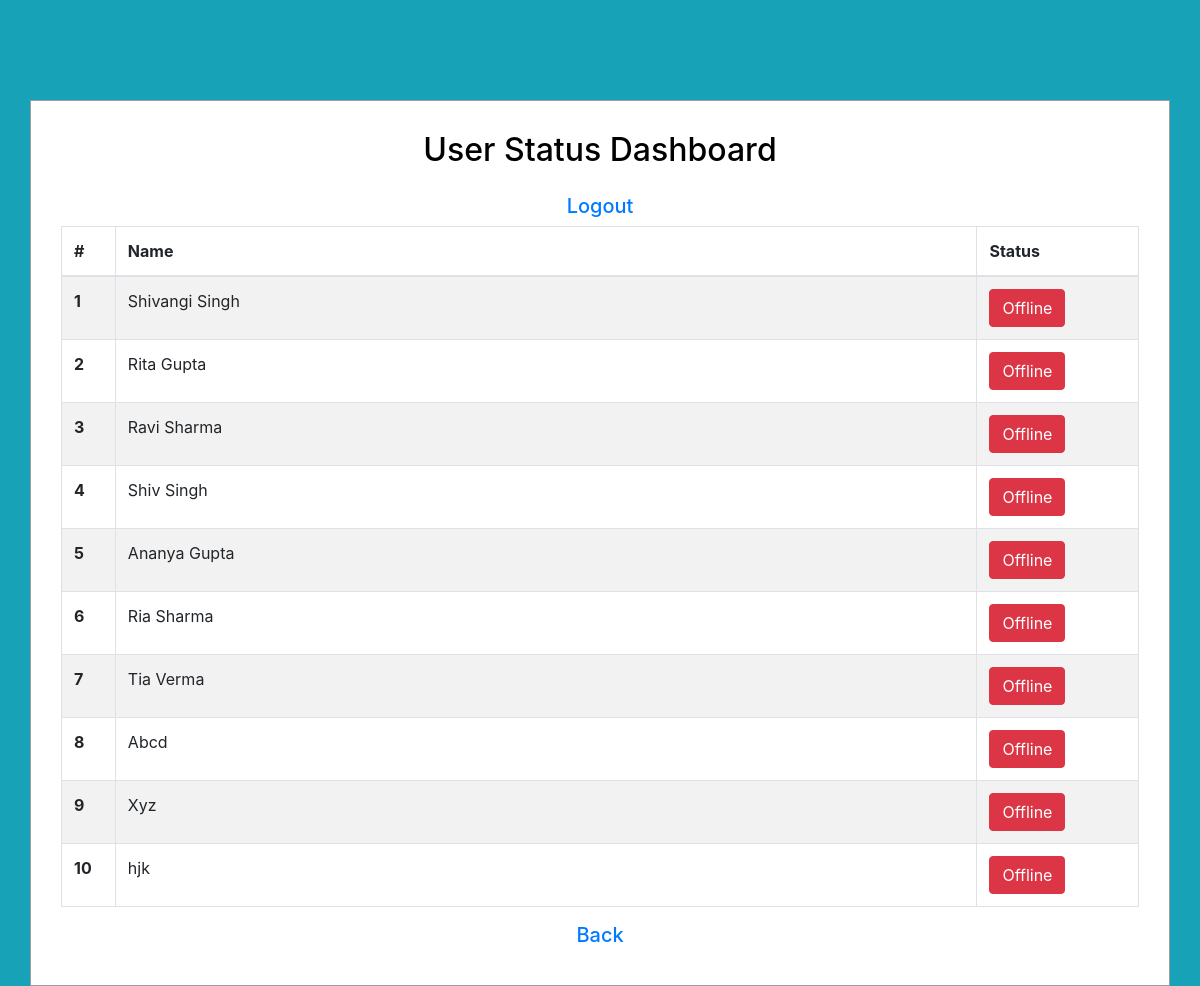
Screenshot of /dashboard.php (signed in) with the database file from the repository.
### tables this page shows
CREATE TABLE `user` (
  `id` int(15) NOT NULL,
  `name` varchar(50) NOT NULL,
  `username` varchar(50) NOT NULL,
  `email` varchar(50) NOT NULL,
  `password` varchar(50) NOT NULL,
  `status` bigint(20) NOT NULL
);

### dashboard.php (the view, shortened to what this page needs)
<?php
include('connect.php');
$res=mysqli_query($con,"select * from user");
?>
<!DOCTYPE html>
<html lang="en">
   <head>
      <link href="//maxcdn.bootstrapcdn.com/bootstrap/4.1.1/css/bootstrap.min.css" rel="stylesheet" id="bootstrap-css">
   </head>
   <body>
      <div class="container">
         <h2 class="text-center text-info">User Status Dashboard</h2>
		 <h5 class="text-center text-info"><a href="logout.php">Logout</a></h5>
         <table class="table table-striped table-bordered">
            <thead>
               <tr>
                  <th width="5%">#</th>
                  <th width="80%">Name</th>
                  <th width="15%">Status</th>
               </tr>
            </thead>
            <tbody id="user_grid">
			   <?php
			   $i=1;
			   while($row=mysqli_fetch_assoc($res)){
			   $status='Offline';
			   $class="btn-danger";
			   ?>
               <tr>
                  <th scope="row"><?php echo $i?></th>
                  <td><?php echo $row['name']?></td>
                  <td><button type="button" class="btn <?php echo $class?>"><?php echo $status?></button></td>
               </tr>
			   <?php
			   $i++;
			   } ?>
            </tbody>
         </table>
		 <h5 class="text-center text-info"><a href="game2.php">Back</a></h5>
      </div>
   </body>
</html>

### dashboard.php (style rules this page uses)
body { margin: 0; padding: 0; background-color: #17a2b8; height: 100vh; }
.container { margin-top: 100px; border: 1px solid #9C9C9C; background-color: #fff; padding:30px; }
.container h2 { margin-bottom:25px; }
.text-info { color: #000 !important; }

### rows the page displays
user: name "Shivangi Singh", status "Offline"
user: name "Rita Gupta", status "Offline"
user: name "Ravi Sharma", status "Offline"
user: name "Shiv Singh", status "Offline"
user: name "Ananya Gupta", status "Offline"
user: name "Ria Sharma", status "Offline"
user: name "Tia Verma", status "Offline"
user: name "Abcd", status "Offline"
user: name "Xyz", status "Offline"
user: name "hjk", status "Offline"
